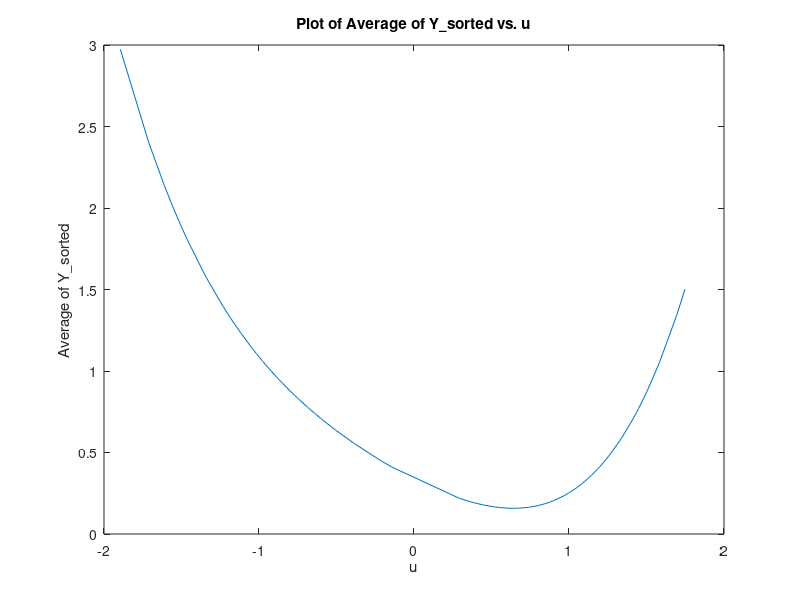

The MATLAB source for this figure:
clc
clear

% Define your parameters
theta = [0.3, -0.5, 0.5, 0.2, 0.4];
u_mean = 1;
u_variance = 0.12;

% Initialize a matrix to store all the Y values
Y_all = zeros(100, 100);


    % Generate half of u values from N(u_mean, u_variance)
    half_size = 100/2;
    u_half1 = u_mean + sqrt(u_variance) * randn(half_size, 1);

    % Generate half of u values from N(-u_mean, u_variance)
    u_half2 = -u_mean + sqrt(u_variance) * randn(half_size, 1);
    u = [u_half1; u_half2];

    % Generate X matrix
    X = [ones(100,1), u, u.^2/2, u.^3/3, u.^4/4];

for i = 1:100
    % Generate noise N(mu, sigma)
    mu = zeros(100, 1);
    sigma = sqrt(2) * ones(100, 1);
    N = mu + sigma .* randn(100, 1);

    % Calculate Y
    Y = X * theta' + N;
    
    % Store Y in the matrix
    Y_all(:, i) = Y;
end

% Perform LS estimation
theta_hat_LS = inv(X' * X) * X' * Y_all;

 % Calculate Y_hat
 Y_hat = X * theta_hat_LS;

% Sort X
[~, idx] = sort(X(:, 2)); % Sorting according to the second column (u)
X_sorted = X(idx, :);
 
% Sort Y according to the indexes of sorted X
Y_sorted = Y_hat(idx, :);
 
% Calculate the average of each column of Y_sorted
Y_avg = mean(Y_sorted, 2); % Take the mean along the rows (each column)
 
% Plot the average of Y_sorted with respect to u
figure;
plot(u(idx, :), Y_avg, '-');
xlabel('u');
ylabel('Average of Y\_sorted');
title('Plot of Average of Y\_sorted vs. u');
